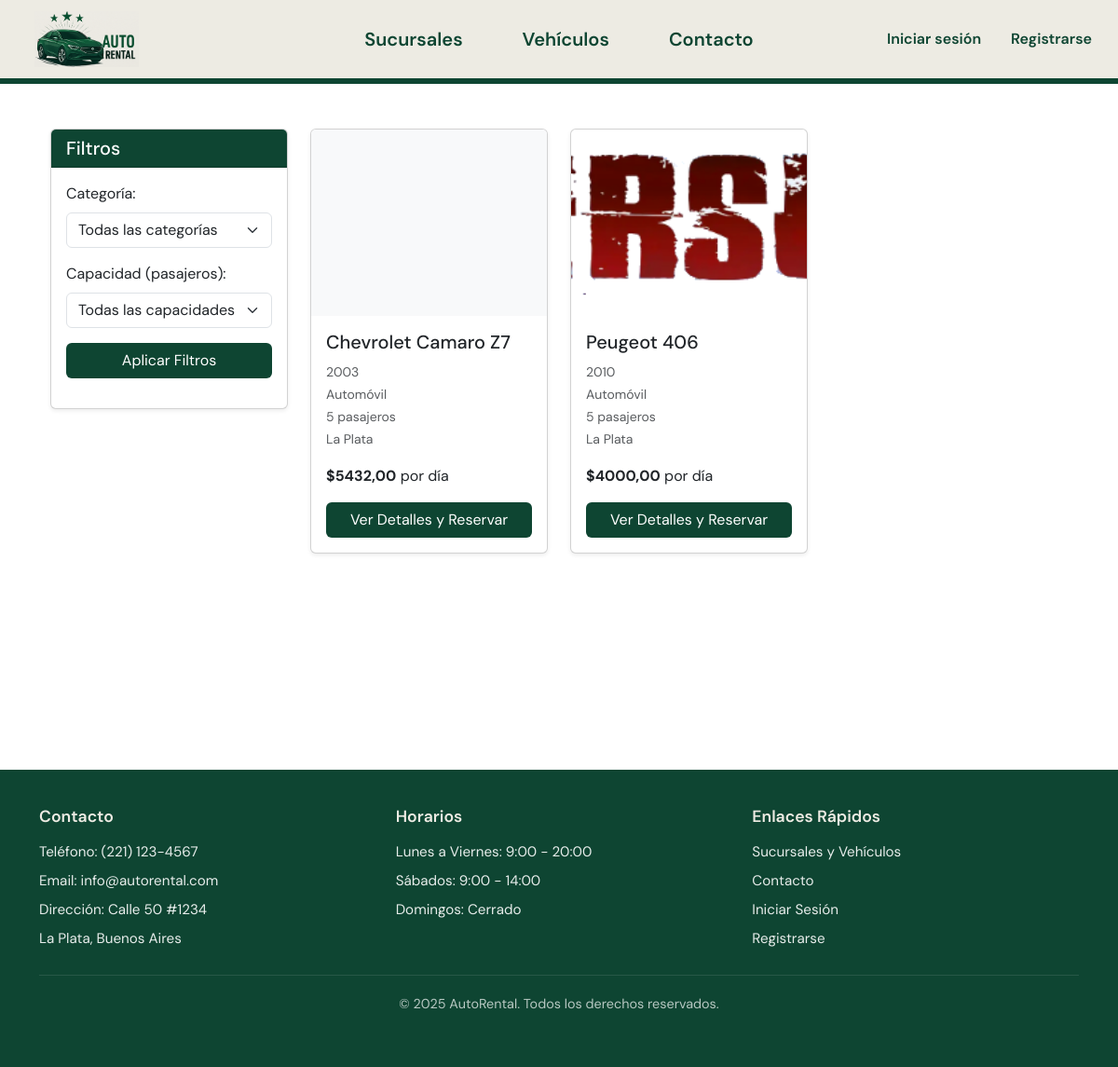
Page /sucursales/vehiculos/ on the committed database.
### vehiculos/models.py (models this page shows, shortened)
class Vehiculo(models.Model):
    TIPO_CHOICES = [
        ('AUTOMOVIL', 'Automóvil'),
        ('CAMIONETA', 'Camioneta'),
        ('4X4', '4x4'),
    ]
    REEMBOLSO_CHOICES = [
        ('0', '0%'),
        ('20', '20%'),
        ('100', '100%'),
    ]
    marca = models.CharField(max_length=100)
    modelo = models.CharField(max_length=100)
    año = models.PositiveIntegerField()
    patente = models.CharField(max_length=10, unique=True)
    tipo = models.CharField(max_length=20, choices=TIPO_CHOICES, default='AUTOMOVIL')
    capacidad = models.PositiveIntegerField(default=5, help_text='Número de pasajeros')
    precio_por_dia = models.DecimalField(max_digits=10, decimal_places=2)
    sucursal_actual = models.ForeignKey(Sucursal, on_delete=models.CASCADE, related_name='vehiculos_en_sucursal')
    disponible = models.BooleanField(default=True)
    foto_base64 = models.TextField(blank=True, null=True)
    politica_de_reembolso = models.CharField(
        max_length=3,
        choices=REEMBOLSO_CHOICES,
        default='0'
    )
    class Meta:
        verbose_name_plural = "Vehículos"

### sucursales/models.py (models this page shows, shortened)
class Sucursal(models.Model):
    nombre = models.CharField(max_length=100)
    direccion = models.CharField(max_length=200)
    telefono = models.CharField(max_length=20)
    class Meta:
        verbose_name_plural = "Sucursales"

### sucursales/views.py (the view)
# urls.py: path('vehiculos/', views.VehiculoFiltradoListView.as_view(), name='lista_vehiculos'),
class VehiculoFiltradoListView(ListView):
    model = Vehiculo
    template_name = 'sucursales/vehiculo_filtrado_list.html'
    context_object_name = 'vehiculos'
    def get_queryset(self):
        queryset = Vehiculo.objects.filter(disponible=True)
        categoria = self.request.GET.get('categoria')
        capacidad = self.request.GET.get('capacidad')
        if categoria:
            queryset = queryset.filter(tipo=categoria)
        if capacidad:
            queryset = queryset.filter(capacidad=capacidad)
        return queryset
    def get_context_data(self, **kwargs):
        context = super().get_context_data(**kwargs)
        context['categorias'] = dict(Vehiculo.TIPO_CHOICES)
        context['capacidades'] = Vehiculo.objects.filter(disponible=True).values_list('capacidad', flat=True).distinct().order_by('capacidad')
        context['categoria_seleccionada'] = self.request.GET.get('categoria', '')
        context['capacidad_seleccionada'] = self.request.GET.get('capacidad', '')
        return context

### sucursales/templates/sucursales/vehiculo_filtrado_list.html (shortened to what this page needs)
{% extends 'home/base.html' %}
{% block content %}
<div class="container mt-4">
    <div class="row">
        <div class="col-md-3">
            <div class="card shadow-sm mb-4">
                <div class="card-header text-white" style="background-color: #0e4532;">
                    <h5 class="mb-0">Filtros</h5>
                </div>
                <div class="card-body">
                    <form method="get" class="mb-3">
                        <div class="mb-3">
                            <label for="categoria" class="form-label">Categoría:</label>
                            <select class="form-select" id="categoria" name="categoria">
                                <option value="">Todas las categorías</option>
                            </select>
                        </div>
                        <div class="mb-3">
                            <label for="capacidad" class="form-label">Capacidad (pasajeros):</label>
                            <select class="form-select" id="capacidad" name="capacidad">
                                <option value="">Todas las capacidades</option>
                            </select>
                        </div>
                        <div class="d-grid gap-2">
                            <button type="submit" class="btn text-white" style="background-color: #0e4532;">
                                Aplicar Filtros
                            </button>
                        </div>
                    </form>
                </div>
            </div>
        </div>
        <div class="col-md-9">
            <div class="row row-cols-1 row-cols-md-2 row-cols-lg-3 g-4">
                {% for vehiculo in vehiculos %}
                    <div class="col">
                        <div class="card h-100 shadow-sm">
                            {% if vehiculo.foto_base64 %}
                                <img
                                     class="card-img-top"
                                     alt="{{ vehiculo.marca }} {{ vehiculo.modelo }}"
                                     style="height: 200px; object-fit: cover;">
                            {% else %}
                                <div class="card-img-top bg-light d-flex align-items-center justify-content-center"
                                     style="height: 200px;">
                                </div>
                            {% endif %}
                            <div class="card-body">
                                <h5 class="card-title">{{ vehiculo.marca }} {{ vehiculo.modelo }}</h5>
                                <p class="card-text">
                                    <small class="text-muted">
                                         {{ vehiculo.año }}<br>
                                         {{ vehiculo.get_tipo_display }}<br>
                                         {{ vehiculo.capacidad }} pasajeros<br>
                                         {{ vehiculo.sucursal_actual.nombre }}
                                    </small>
                                </p>
                                <p class="card-text">
                                    <strong>${{ vehiculo.precio_por_dia|floatformat:2 }}</strong> por día
                                </p>
                                <a href="{% url 'detalle_vehiculo' vehiculo.id %}"
                                   class="btn text-white w-100"
                                   style="background-color: #0e4532;">
                                    Ver Detalles y Reservar
                                </a>
                            </div>
                        </div>
                    </div>
                {% empty %}
                    <div class="col-12">
                        <div class="alert alert-info">
                            No se encontraron vehículos que coincidan con los criterios de búsqueda.
                        </div>
                    </div>
                {% endfor %}
            </div>
        </div>
    </div>
</div>
{% endblock %}

### static/home/styles.css (style rules this page uses)
body { font-family: 'DM Sans', sans-serif; margin: 0; padding: 0; min-height: 100vh; display: flex; flex-direction: column; }
.container.mt-4 { flex: 1; position: relative !important; z-index: 1 !important; margin-top: 0 !important; padding-top: 24px !important; min-height: calc(100vh - 88px) !important; }

### rows in the picture
Vehiculo: marca "Chevrolet", modelo "Camaro Z7", año "2003", tipo "Automóvil", capacidad "5", sucursal_actual.nombre "La Plata", precio_por_dia "5432,00"
Vehiculo: marca "Peugeot", modelo "406", año "2010", tipo "Automóvil", capacidad "5", sucursal_actual.nombre "La Plata", precio_por_dia "4000,00"
